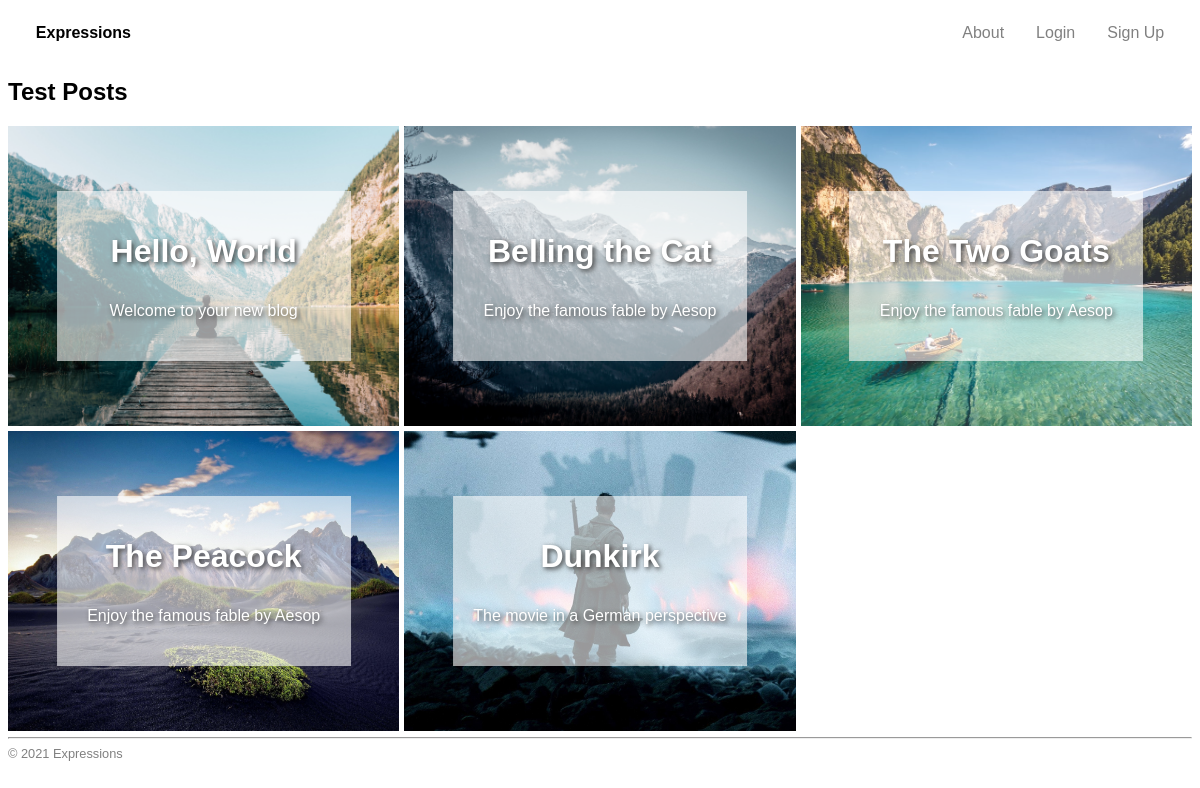
Before: /category/2 with the older database file.
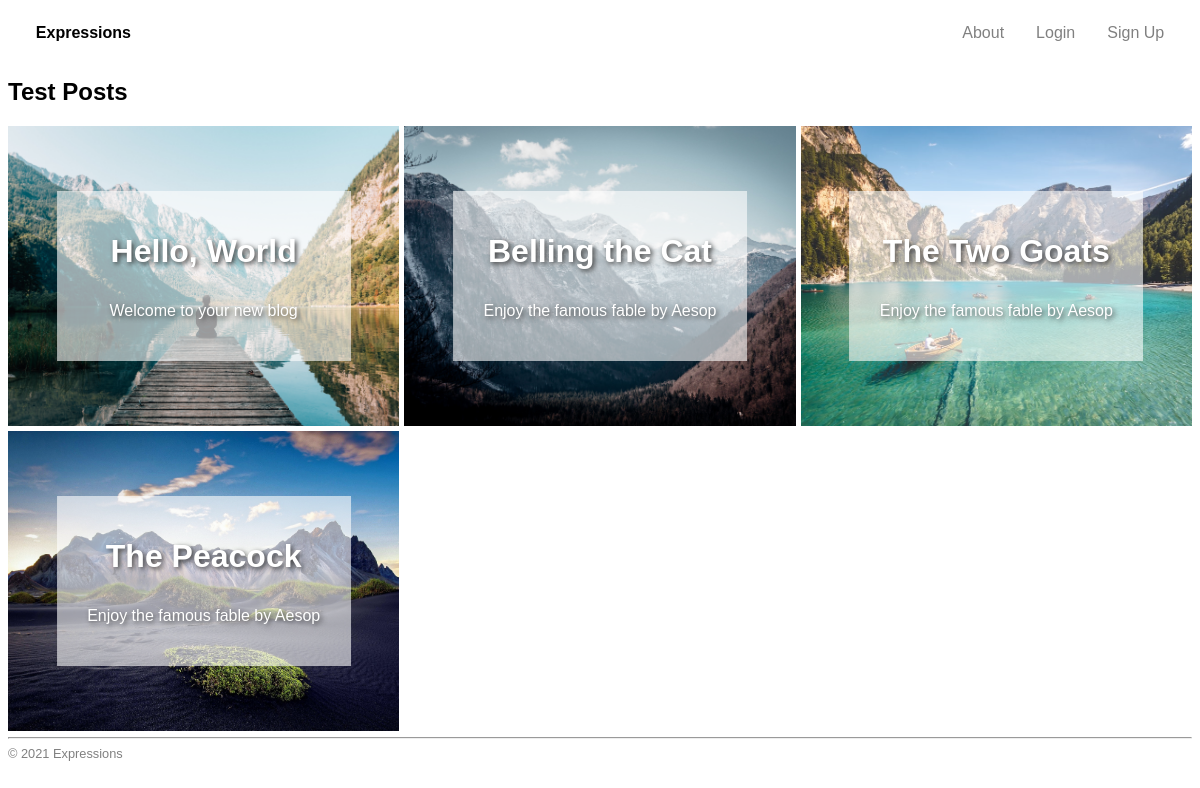
After: the same page with the newer database file.
### blogcms/models.py (models this page shows, shortened)
class Post(models.Model):
    title = models.CharField(max_length=17) # Title of the blog post
    excerpt = models.CharField(max_length=50, null=True) # A short extract from the content
    content = models.TextField() # Body of the post
    menu_item = models.IntegerField(default=-1) # Position of post on the website menu (-1 means not in menu)
    status = models.BooleanField(default=False) # Whether the post is published or not
    featured = models.BooleanField(default=False) # Whether the post is featured or not
    page = models.BooleanField(default=False) # Whether the post is a page or not
    author = models.ForeignKey(User, on_delete=models.CASCADE)
    category = models.ForeignKey(Category, on_delete=models.CASCADE)
    published_on = models.DateTimeField() # when the post was published

class Image(models.Model):
    post = models.ForeignKey(Post, on_delete=models.CASCADE)
    cover = models.BooleanField(default=False)
    img = models.ImageField(upload_to='uploads/', null=False)
    caption = models.CharField(max_length=100, blank=True, default='')

### blogcms/views.py (the view)
# urls.py: path('category/<int:pk>', views.Categories.as_view(), name='category'),
class Categories(generic.DetailView):
    template_name = 'blogcms/category.html'
    model = Category
    context_object_name = 'post_list'
    def get_context_data(self, **kwargs):
        context = super(Categories, self).get_context_data(**kwargs)
        context.update(
            {
                'post_list': Post.objects.all().filter(menu_item__gte=0).order_by('menu_item'),
                'category': kwargs['object'],
            }
        )
        return context

### blogcms/templates/blogcms/category.html (shortened to what this page needs)
<!DOCTYPE html>
<html lang="en">
<head>
    {% load static %}
    <link rel="stylesheet" href="{% static 'blogcms/style.css' %}">
</head>
<body>
    <header class="nav">
            <ul class="nav-item">
                <li class="nav-button">
                    <a href="{% url 'cms:index'%}">Expressions</a>
                </li>
                {% if not request.user.is_authenticated %}
                    <li class="nav-button">
                        <a href="{% url 'cms:signup' %}">Sign Up</a>
                    </li>
                    <li class="nav-button">
                        <a href="/accounts/login/?next=/">Login</a>
                    </li>
                {% endif %}
                {% for post in post_list %}
                    {% if post.menu_item != -1 %}
                        <li class="nav-button">
                            <a href="{% url 'cms:post' post.id %}">{{ post.title }}</a>
                        </li>
                    {% endif %}
                {% endfor %}
            </ul>
    </header>
    <h2>{{ category.name }} Posts</h2>
    {% if not category.post_set.all %}
        <div class="warning">
            <img src="{%  static 'blogcms/img/nopost.png' %}">
            </br>No Posts
        </div>
    {% else %}
        <div class="post-list">
            {% for post in category.post_set.all %}
                {% if post.status %}
                    <div class="list-item">
                        {% for image in post.image_set.all %}
                            {%  if image.cover %}
                                <div class="cover">
                                    <img src='{{ image.img.url }}'>
                                </div>
                            {% endif %}
                        {% endfor %}
                        <a href="{% url 'cms:post' post.id %}">
                            <div class="post">
                                <p class="title">{{ post.title }}</p>
                                <p class="excerpt">{{ post.excerpt }}</p>
                            </div>
                        </a>
                    </div>
                {% endif %}
            {% endfor %}
        </div>
    {% endif %}
    <footer>
        <hr>
        &copy; {% now 'Y' %} Expressions
    </footer>
</body>
</html>

Changed rows visible on the page:
no longer on this page (row edited): Post: title "Dunkirk", excerpt "The movie in a German perspective", shown under "Test Posts"
no longer on this page (row unchanged): Image: img (picture), shown under "Dunkirk"
